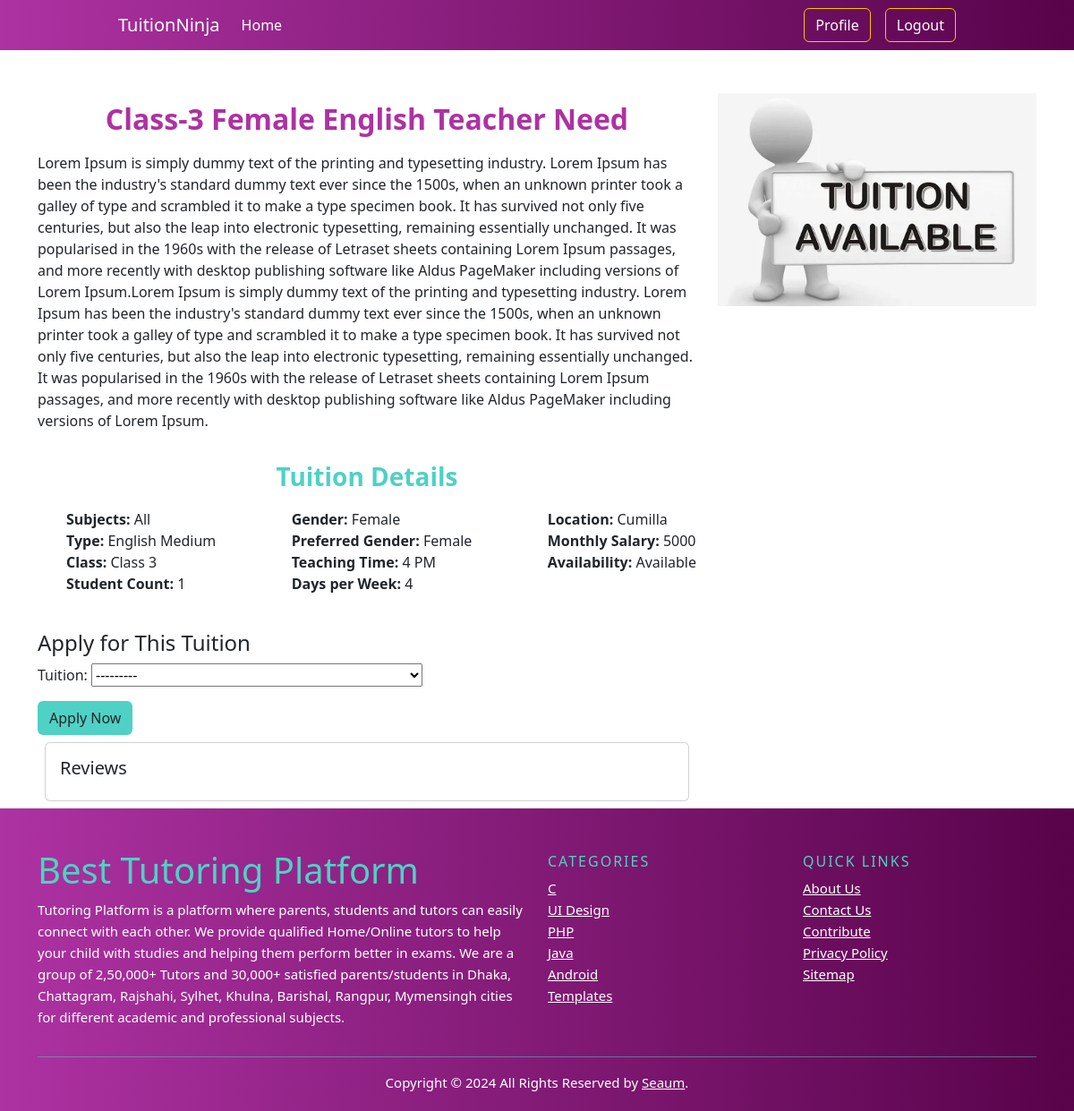
The app's page /tuitions/4/ (signed in) with its own data.
### tuitions/models.py (models this page shows)
class Tuition(models.Model):
    admin = models.ForeignKey(User, on_delete=models.CASCADE)
    title = models.CharField(max_length=200)
    description = models.TextField()
    subjects = models.CharField(max_length=1000, null=False, verbose_name='Subjects')
    type = models.CharField(max_length=200, null=False, verbose_name='Type')
    grade = models.CharField(max_length=200, null=False, verbose_name='Class', choices=CLASS_CHOICES)
    gender = models.CharField(max_length=10, choices=GENDER_TYPE)
    pref_gender = models.CharField(max_length=20, choices=GENDER_TYPE, verbose_name='Preferred Gender')
    student_count = models.IntegerField(verbose_name='Student Count')
    teaching_time = models.CharField(max_length=200, verbose_name='Teaching Time')
    days_per_week = models.IntegerField(null=False, verbose_name='How many days a week')
    location = models.CharField(max_length=1000, null=False, verbose_name='Location')
    monthly_salary = models.IntegerField(null=False, verbose_name='Monthly Salary')
    availability = models.BooleanField(default=True)
    def __str__(self):
        return self.title

### tuitions/views.py (the view, shortened to what this page needs)
# urls.py: path('tuitions/<int:pk>/', TuitionDetailView.as_view(), name='tuition-detail'),
class TuitionDetailView(DetailView):
    model = Tuition
    template_name = 'tuitions/tuition_detail.html'
    context_object_name = 'tuition'
    form_class = TuitionApplicationForm
    def get_context_data(self, **kwargs):
        context = super().get_context_data(**kwargs)
        tuition = self.object
        reviews = tuition.reviews.all()
        review_form = TuitionReviewForm()
        application_form = TuitionApplicationForm(user=self.request.user, tuition=tuition)
        user_has_applied = (
            self.request.user.is_authenticated and
            TuitionApplication.objects.filter(user=self.request.user, tuition=tuition).exists()
        )
        user_has_accepted_tuition = (
            user_has_applied and
            TuitionApplication.objects.get(user=self.request.user, tuition=tuition).is_accepted
        )
        context['reviews'] = reviews
        context['review_form'] = review_form
        context['application_form'] = application_form
        context['user_has_applied'] = user_has_applied
        context['user_has_accepted_tuition'] = user_has_accepted_tuition
        return context

### tuitions/forms.py
class TuitionReviewForm(forms.ModelForm):
    class Meta:
        model = TuitionReview
        fields = ['review_text']

class TuitionApplicationForm(forms.ModelForm):
    class Meta:
        model = TuitionApplication
        fields = ['tuition']
    def __init__(self, *args, user=None, tuition=None, **kwargs):
        super().__init__(*args, **kwargs)
        self.user = user
        self.tuition = tuition

### tuitions/templates/tuitions/tuition_detail.html (shortened to what this page needs)
{% extends 'base.html' %}
{% load static %}
{% block content %}
<div class="container mt-5">
  <div class="row">
    <div class="col-md-8">
      <h2 style="text-align: center; padding: 10px; color: #ad32a2;font-weight: 700;" >{{ tuition.title }}</h2>
      <p>{{ tuition.description }}</p>
      <h3 style="text-align: center; padding: 10px; color: #4fd1c5;font-weight: 800;" class="mt-4">Tuition Details</h3>
      <div style="display: flex; justify-content: space-between;align-items: start;gap: 5px;">
        <div>
          <ul style="list-style: none; ">
            <li><strong >Subjects:</strong> {{ tuition.subjects }}</li>
          <li><strong>Type:</strong> {{ tuition.type }}</li>
          <li><strong>Class:</strong> {{ tuition.grade }}</li>
          <li><strong>Student Count:</strong> {{ tuition.student_count }}</li>
          </ul>
        </div>
        <div>
          <ul style="list-style: none;">
            <li><strong>Gender:</strong> {{ tuition.get_gender_display }}</li>
            <li><strong>Preferred Gender:</strong> {{ tuition.get_pref_gender_display }}</li>
          <li><strong>Teaching Time:</strong> {{ tuition.teaching_time }}</li>
          <li><strong>Days per Week:</strong> {{ tuition.days_per_week }}</li>
          </ul>
        </div>
        <div>
          <ul style="list-style: none;">
            <li><strong>Location:</strong> {{ tuition.location }}</li>
            <li><strong>Monthly Salary:</strong> {{ tuition.monthly_salary }}</li>
          <li><strong>Availability:</strong> {% if tuition.availability %}Available{% else %}Not Available{% endif %}</li>
          </ul>
        </div>
      </div>
      {% if user.is_authenticated and not user_has_applied %}
      <h4 class="mt-4">Apply for This Tuition</h4>
      <form method="post" action="{% url 'tuitions:tuition-detail' pk=tuition.id %}">
        {{ application_form.as_p }}
        <button type="submit" class="btn" style="background-color: #4fd1c5;">Apply Now</button>
      </form>
      {% endif %}
      <div class="card m-2">
        <h5 class="p-3">Reviews</h5>
      </div>
    </div>
    <div class="col-md-4">
      <img src="{% static 'tu.jpeg' %}" class="img-fluid" alt="Tuition Image">
    </div>
  </div>
</div>
  <footer class="site-footer">
    <div class="container">
      <div class="row">
        <div class="col-sm-12 col-md-6">
          <h1 style="color: #4fd1c5;">Best Tutoring Platform</h1>
          <p class="text-justify">Tutoring Platform is a platform where parents, students and tutors can easily connect with each other. We provide qualified Home/Online tutors to help your child with studies and helping them perform better in exams. We are a group of 2,50,000+ Tutors and 30,000+ satisfied parents/students in Dhaka, Chattagram, Rajshahi, Sylhet, Khulna, Barishal, Rangpur, Mymensingh cities for different academic and professional subjects.</p>
        </div>
        <div class="col-xs-6 col-md-3">
          <h6 style="color: #4fd1c5;">Categories</h6>
          <ul class="footer-links">
            <li><a href="http://scanfcode.com/category/c-language/">C</a></li>
            <li><a href="http://scanfcode.com/category/front-end-development/">UI Design</a></li>
            <li><a href="http://scanfcode.com/category/back-end-development/">PHP</a></li>
            <li><a href="http://scanfcode.com/category/java-programming-language/">Java</a></li>
            <li><a href="http://scanfcode.com/category/android/">Android</a></li>
            <li><a href="http://scanfcode.com/category/templates/">Templates</a></li>
          </ul>
        </div>
        <div class="col-xs-6 col-md-3">
          <h6 style="color: #4fd1c5;">Quick Links</h6>
          <ul class="footer-links">
            <li><a href="http://scanfcode.com/about/">About Us</a></li>
            <li><a href="http://scanfcode.com/contact/">Contact Us</a></li>
            <li><a href="http://scanfcode.com/contribute-at-scanfcode/">Contribute</a></li>
            <li><a href="http://scanfcode.com/privacy-policy/">Privacy Policy</a></li>
            <li><a href="http://scanfcode.com/sitemap/">Sitemap</a></li>
          </ul>
        </div>
      </div>
      <hr>
    </div>
    <div class="container">
      <div class="row">
        <div class="">
          <div style="text-align: center;">
            <p class="copyright-text">Copyright &copy; 2024 All Rights Reserved by
            <a href="#">Seaum</a>.
               </p>
              </div>
        </div>
      </div>
    </div>
</footer>
{% endblock %}

### tuitions/templates/tuitions/tuition_detail.html (style rules this page uses)
.site-footer { background:linear-gradient(90deg,#ad32a2,#58034a); padding:45px 0 20px; font-size:15px; line-height:24px; color:white }
.site-footer hr { border-top-color:#4fd1c5; opacity:0.5 }
.site-footer h6 { color:#fff; font-size:16px; text-transform:uppercase; margin-top:5px; letter-spacing:2px }
.site-footer a { color:white; }
.footer-links { padding-left:0; list-style:none }
.footer-links li { display:block }
.footer-links a { color:white }
.copyright-text { margin:0 }

### records on screen
Tuition: title "Class-3 Female English Teacher Need", description "Lorem Ipsum is simply dummy text of the printing and typesetting industry. Lorem Ipsum has been the industry's standard dummy text ever since the 1500s, when an unknown printer took a galley of type and scrambled it to make a type specimen book. It has survived not only five centuries, but also the leap into electronic typesetting, remaining essentially unchanged. It was popularised in the 1960s with the release of Letraset sheets containing Lorem Ipsum passages, and more recently with desktop publishing software like Aldus PageMaker including versions of Lorem Ipsum.Lorem Ipsum is simply dummy text of the printing and typesetting industry. Lorem Ipsum has been the industry's standard dummy…", subjects "All", type "English Medium", grade "Class 3", student_count "1", gender "Female", pref_gender "Female", teaching_time "4 PM", days_per_week "4", location "Cumilla", monthly_salary "5000"
